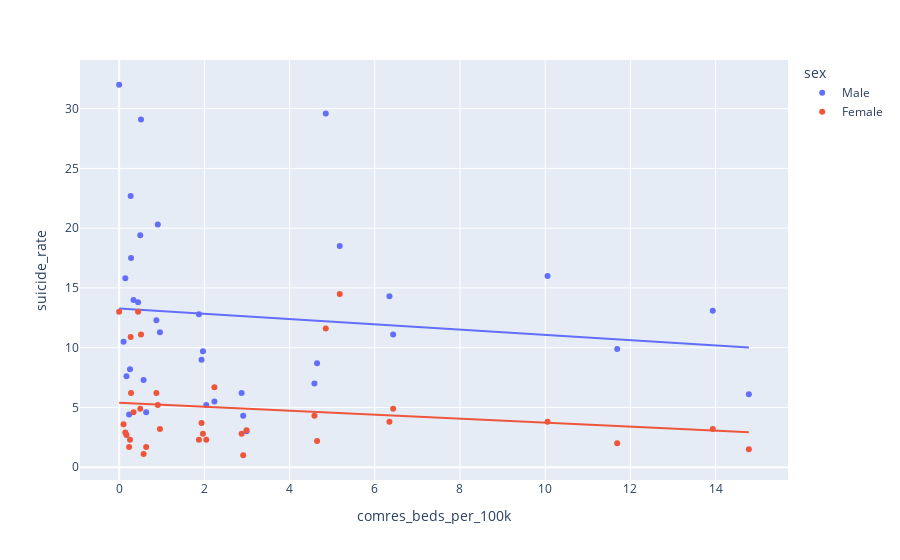

Notebook code cell kept with this figure:
### Markdown cell above
With beds in general hospitals, the trend you see very much depends on where you cut the data off, if you find one at all. Now let's complete the triad of bed statistics:

### Code cell
fig = px.scatter(df2016g[df2016g["comres_beds_per_100k"] < 15], x="comres_beds_per_100k", y="suicide_rate", trendline="ols", color="sex")
fig.show()

### Figure 1 — Plotly figure (JSON) as saved in the notebook; plotly's stock layout.template omitted (floating-point values rounded to 4 significant figures)
{"data": [{"hovertemplate": "sex=Male<br>comres_beds_per_100k=%{x}<br>suicide_rate=%{y}<extra></extra>", "legendgroup": "Male", "marker": {"color": "#636efa", "symbol": "circle"}, "mode": "markers", "name": "Male", "orientation": "v", "showlegend": true, "type": "scatter", "x": [0.337, 4.584, 2.911, 2.236, 13.93, 11.69, 1.967, 2.874, 10.05, 0, 1.872, 0.145, 14.78, 0.234, 5.178, 4.85, 0.444, 0.103, 0.255, 0.495, 2.989, 0.172, 2.045, 6.344, 0.874, 0.573, 0.634, 0.908, 6.431, 0.27, 1.934, 0.957, 4.645, 0.279, 0.513], "xaxis": "x", "y": [14, 7, 4.3, 5.5, 13.1, 9.9, 9.7, 6.2, 16, 32, 12.8, 15.8, 6.1, 4.4, 18.5, 29.6, 13.8, 10.5, 8.2, 19.4, 3, 7.6, 5.2, 14.3, 12.3, 7.3, 4.6, 20.3, 11.1, 22.7, 9, 11.3, 8.7, 17.5, 29.1], "yaxis": "y"}, {"hovertemplate": "<b>OLS trendline</b><br>suicide_rate = -0.221615 * comres_beds_per_100k + 13.2814<br>R<sup>2</sup>=0.014157<br><br>sex=Male<br>comres_beds_per_100k=%{x}<br>suicide_rate=%{y} <b>(trend)</b><extra></extra>", "legendgroup": "Male", "marker": {"color": "#636efa", "symbol": "circle"}, "mode": "lines", "name": "Male", "showlegend": false, "type": "scatter", "x": [0, 0.103, 0.145, 0.172, 0.234, 0.255, 0.27, 0.279, 0.337, 0.444, 0.495, 0.513, 0.573, 0.634, 0.874, 0.908, 0.957, 1.872, 1.934, 1.967, 2.045, 2.236, 2.874, 2.911, 2.989, 4.584, 4.645, 4.85, 5.178, 6.344, 6.431, 10.05, 11.69, 13.93, 14.78], "xaxis": "x", "y": [13.28, 13.26, 13.25, 13.24, 13.23, 13.22, 13.22, 13.22, 13.21, 13.18, 13.17, 13.17, 13.15, 13.14, 13.09, 13.08, 13.07, 12.87, 12.85, 12.85, 12.83, 12.79, 12.64, 12.64, 12.62, 12.27, 12.25, 12.21, 12.13, 11.88, 11.86, 11.05, 10.69, 10.19, 10.01], "yaxis": "y"}, {"hovertemplate": "sex=Female<br>comres_beds_per_100k=%{x}<br>suicide_rate=%{y}<extra></extra>", "legendgroup": "Female", "marker": {"color": "#EF553B", "symbol": "circle"}, "mode": "markers", "name": "Female", "orientation": "v", "showlegend": true, "type": "scatter", "x": [0.337, 4.584, 2.911, 2.236, 13.93, 11.69, 1.967, 2.874, 10.05, 0, 1.872, 0.145, 14.78, 0.234, 5.178, 4.85, 0.444, 0.103, 0.255, 0.495, 2.989, 0.172, 2.045, 6.344, 0.874, 0.573, 0.634, 0.908, 6.431, 0.27, 1.934, 0.957, 4.645, 0.279, 0.513], "xaxis": "x", "y": [4.6, 4.3, 1, 6.7, 3.2, 2, 2.8, 2.8, 3.8, 13, 2.3, 2.9, 1.5, 1.7, 14.5, 11.6, 13, 3.6, 2.3, 4.9, 3.1, 2.7, 2.3, 3.8, 6.2, 1.1, 1.7, 5.2, 4.9, 10.9, 3.7, 3.2, 2.2, 6.2, 11.1], "yaxis": "y"}, {"hovertemplate": "<b>OLS trendline</b><br>suicide_rate = -0.167328 * comres_beds_per_100k + 5.39877<br>R<sup>2</sup>=0.031444<br><br>sex=Female<br>comres_beds_per_100k=%{x}<br>suicide_rate=%{y} <b>(trend)</b><extra></extra>", "legendgroup": "Female", "marker": {"color": "#EF553B", "symbol": "circle"}, "mode": "lines", "name": "Female", "showlegend": false, "type": "scatter", "x": [0, 0.103, 0.145, 0.172, 0.234, 0.255, 0.27, 0.279, 0.337, 0.444, 0.495, 0.513, 0.573, 0.634, 0.874, 0.908, 0.957, 1.872, 1.934, 1.967, 2.045, 2.236, 2.874, 2.911, 2.989, 4.584, 4.645, 4.85, 5.178, 6.344, 6.431, 10.05, 11.69, 13.93, 14.78], "xaxis": "x", "y": [5.399, 5.382, 5.375, 5.37, 5.36, 5.356, 5.354, 5.352, 5.342, 5.324, 5.316, 5.313, 5.303, 5.293, 5.253, 5.247, 5.239, 5.086, 5.075, 5.07, 5.057, 5.025, 4.918, 4.912, 4.899, 4.632, 4.622, 4.587, 4.532, 4.337, 4.323, 3.716, 3.443, 3.067, 2.926], "yaxis": "y"}], "layout": {"legend": {"title": {"text": "sex"}, "tracegroupgap": 0}, "margin": {"t": 60}, "xaxis": {"anchor": "y", "domain": [0, 1], "title": {"text": "comres_beds_per_100k"}}, "yaxis": {"anchor": "x", "domain": [0, 1], "title": {"text": "suicide_rate"}}}}
